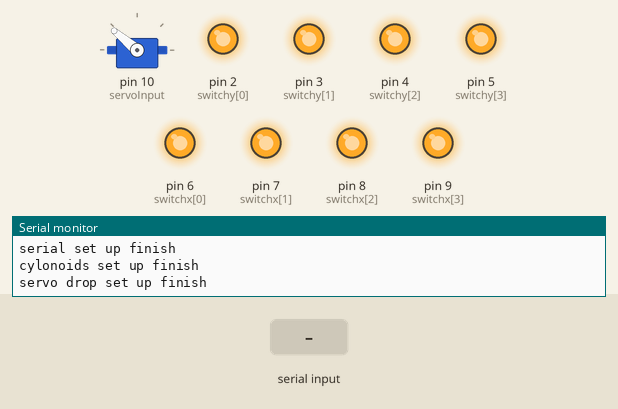
Bench run of a sketch on a simulated Arduino Uno, built with avr-gcc and run on an emulated ATmega328P. On the bench: servo, output pins drawn as LEDs (lit = HIGH), the last lines printed to the serial monitor. The test bench sets the inputs (shaded band).

Above: at 1.2 s.
1.3 s: "drop\n" received over Serial
At 2.8 s:
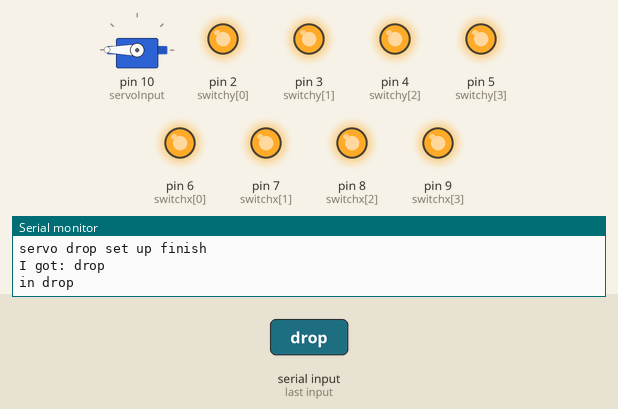
4.3 s: "flip\n" received over Serial
6.8 s: "moveXY\n" received over Serial
Timing chart, 0 to 9.8 s (numbered marks = the images above; inputs shaded):
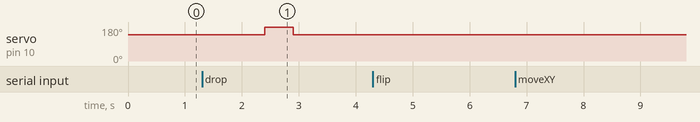

Measured:
- after the input at 1.3 s, servo on pin 10 (servoInput): 140° → 180° after 1.1 s, → 140° 0.50 s later

The sketch:

Main.ino
```cpp
#include <String.h>
#include <Servo.h>

//general variables
int switchx[4] = {6,7,8,9};//arduino inputs
int switchy[4] = {2,3,4,5};//arduino inputs
int length = 100;
char buffer[100];
Servo myservo;
int servoInput = 10;//pwm arduino input connected to servo
int servoStartPoint = 140;//servo deafault start point
int servoLiftPoint = 350;//servo correct point to lift up to
void setup() {
  Serial.begin(9600);
  while (!Serial) {
    ; // wait for serial port to connect. Needed for native USB
  }
  Serial.println("serial set up finish");
  for(int i = 0; i< 4; i++){
    pinMode(switchx[i], OUTPUT);
    digitalWrite(switchx[i], HIGH);
  }
  for(int i = 0; i< 4; i++){
    pinMode(switchy[i], OUTPUT);
    digitalWrite(switchy[i], HIGH);
  }
  Serial.println("cylonoids set up finish");
  myservo.attach(servoInput);//connect servo to input
  myservo.write(servoStartPoint);  // set servo to mid-point
  Serial.println("servo drop set up finish");


}
void loop() {
  if(Serial.available()>0){//if we didnt get something dont enter
      //now we get something and execute the actual program
    String myBuffer = "";
    myBuffer = Serial.readString();
    Serial.println("I got: "+myBuffer+ "\n");

    if(myBuffer.indexOf("flip")!=-1) {//assume that if we want to flip the string is flip12
      //got command to flip
      char loc[2];
      loc[0] = myBuffer[4];//yCor
      loc[1] = myBuffer[5];//xCor
      int xyLoc[2];
      xyLoc[0] = loc[0]-'0'-2;//yCor
      xyLoc[1] = loc[1]-'0'-2;//xCor
      digitalWrite(switchx[xyLoc[1]], LOW);
      digitalWrite(switchy[xyLoc[0]], LOW);

      delay(500);
      digitalWrite(switchx[xyLoc[1]], HIGH);
      digitalWrite(switchy[xyLoc[0]], HIGH);
//      delay(500);

    }else if(myBuffer.indexOf("drop")!=-1){
    //drop magnet
        Serial.println("in drop");
        char loc[2];
        loc[0] = myBuffer[4];//yCor
        loc[1] = myBuffer[5];//xCor
        int xyLoc[2];
        xyLoc[0] = loc[0]-'0'-2;//yCor
        xyLoc[1] = loc[1]-'0'-2;//xCor
        digitalWrite(switchx[xyLoc[1]], LOW);
        digitalWrite(switchy[xyLoc[0]], LOW);
        delay(100);

        myservo.write(servoLiftPoint);
        delay(500);

        myservo.write(servoStartPoint);
        delay(500);
        digitalWrite(switchx[xyLoc[1]], HIGH);
        digitalWrite(switchy[xyLoc[0]], HIGH);
        delay(500);
    }else if(myBuffer.indexOf("moveXY")!=-1){
      //got command to move the xy
            Serial.println("No commands yet - in moveXY");
    }else if(myBuffer.indexOf("getDisk")!=-1){
      //got command to move the xy to deafault position
            Serial.println("No commands yet - in getDisk");

    }
    else if(myBuffer.length()!=0){
        Serial.println("Error - Bad input format");
    }
  }

}
```
